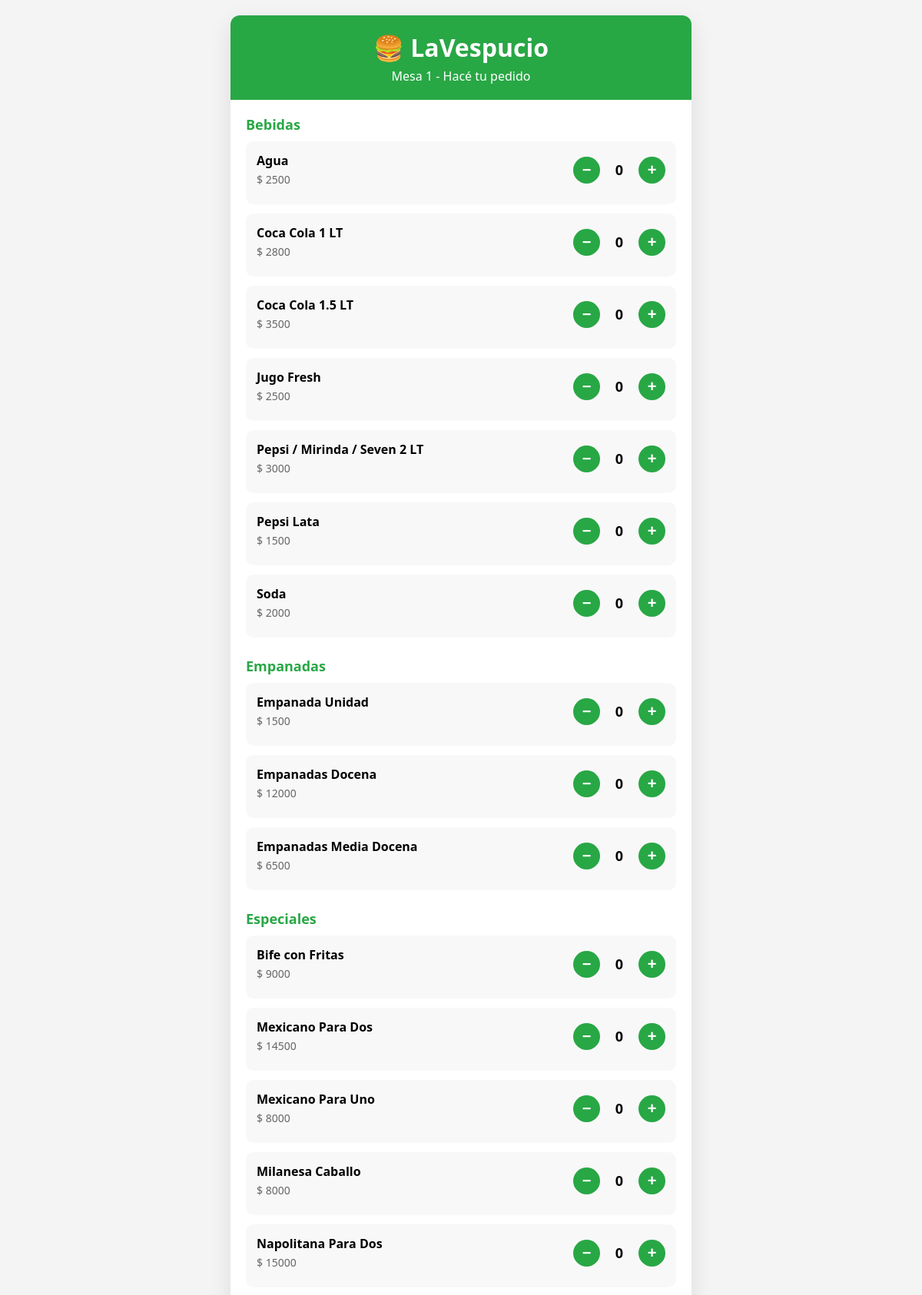
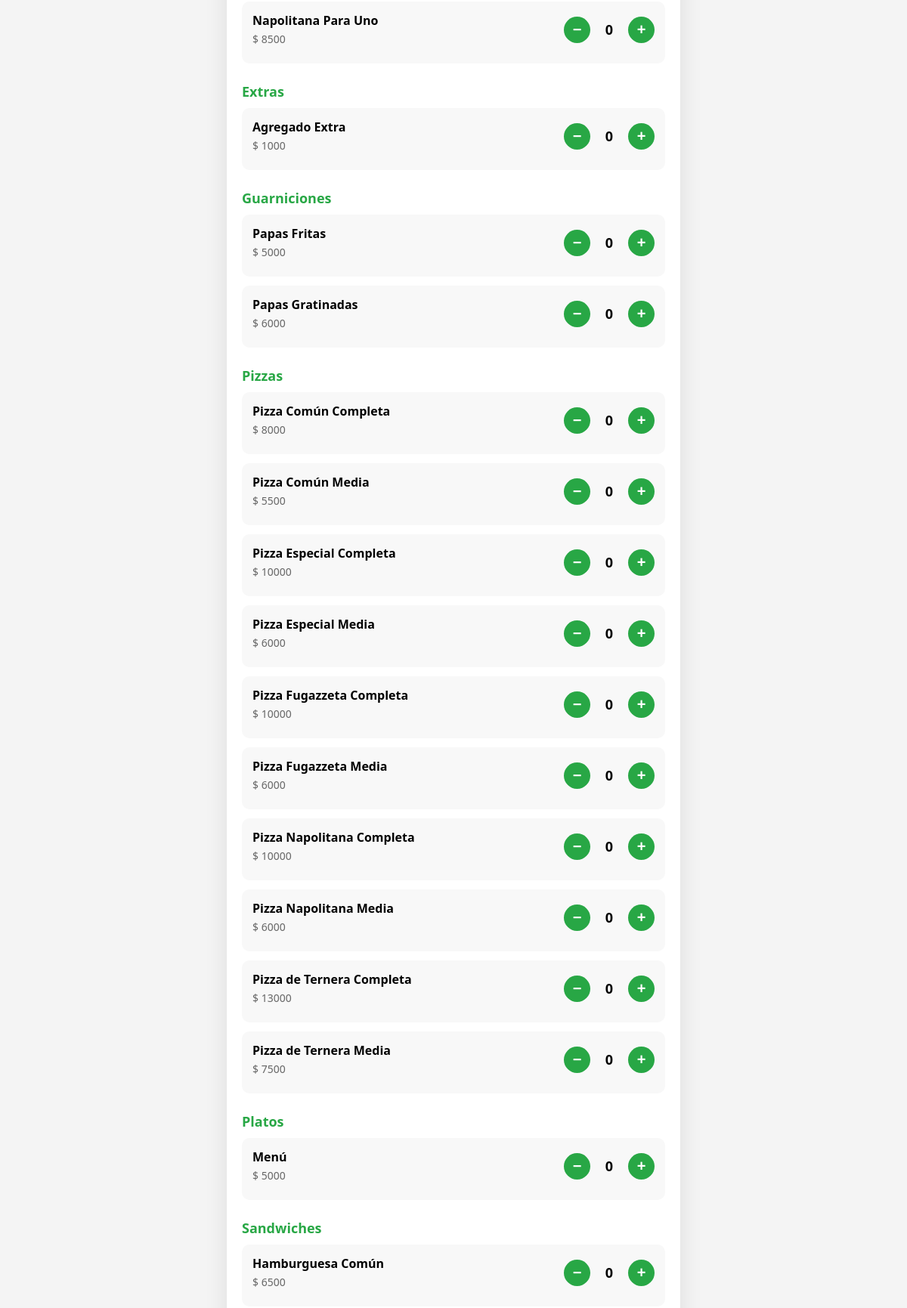
The app's page /mesa/1 (upper part) with its own data (2 pictures, top to bottom).
### tables this page shows
CREATE TABLE productos (
        id INTEGER PRIMARY KEY AUTOINCREMENT,
        nombre TEXT NOT NULL,
        precio INTEGER NOT NULL,
        categoria TEXT NOT NULL,
        stock INTEGER NOT NULL DEFAULT 0
    );

### app.py (the view, shortened to what this page needs)
@app.route("/mesa/<mesa>", methods=["GET", "POST"])
def mesa(mesa):
    with get_db() as con:
        productos = con.execute("SELECT * FROM productos WHERE precio > 0 ORDER BY categoria, nombre").fetchall()
        categorias = {}
        for p in productos:
            categorias.setdefault(p["categoria"], []).append(p)
    return render_template("mesa.html", categorias=categorias, mesa=mesa)

### app.py (called while the page is built)
@contextmanager
def get_db():
    con = sqlite3.connect("database.db", timeout=30.0, check_same_thread=False)
    con.row_factory = sqlite3.Row
    con.execute("PRAGMA journal_mode=WAL")
    try:
        yield con
    finally:
        con.close()

### templates/mesa.html (shortened to what this page needs)
<!DOCTYPE html>
<html lang="es">
<head>
</head>
<body>
<form method="POST" id="formPedido">
<div class="container">
    <div class="header">
        <h1>🍔 LaVespucio</h1>
        <p>Mesa {{ mesa }} - Hacé tu pedido</p>
    </div>
    <div class="content" id="productos-container">
        {% for categoria, items in categorias.items() %}
        <div class="categoria">
            <h2 class="categoria-title">{{ categoria }}</h2>
            {% for p in items %}
            <div class="producto" data-id="{{ p.id }}" data-nombre="{{ p.nombre }}" data-precio="{{ p.precio }}" data-tipo="{{ p.tipo }}">
                <div class="producto-header">
                    <div class="producto-info">
                        <strong>{{ p.nombre }}</strong>
                        <span class="precio">$ {{ p.precio }}</span>
                    </div>
                    <div class="producto-controls">
                        <button type="button" class="btn-qty btn-menos">−</button>
                        <span class="qty-display">0</span>
                        <button type="button" class="btn-qty btn-mas">+</button>
                    </div>
                </div>
            </div>
            {% endfor %}
        </div>
        {% endfor %}
    </div>
</div>
</form>
</body>
</html>

### templates/mesa.html (style rules this page uses)
* { margin:0; padding:0; box-sizing:border-box; }
body { font-family:'Segoe UI', Tahoma, Geneva, Verdana, sans-serif; background: #f4f4f4; padding:20px; }
.container { max-width:600px; margin:0 auto; background:white; border-radius:12px; box-shadow:0 10px 30px rgba(0,0,0,0.1); }
.header { padding:20px; text-align:center; background:#28a745; color:white; border-radius:12px 12px 0 0; }
.header h1 { margin-bottom:5px; }
.content { padding:20px; max-height:65vh; overflow-y:auto; }
.categoria { margin-bottom:25px; }
.categoria-title { font-weight:700; color:#28a745; margin-bottom:10px; font-size:18px; }
.producto { padding:12px; margin-bottom:12px; background:#f8f8f8; border-radius:10px; border:2px solid transparent; transition: all 0.3s; }
.producto-header { display:flex; justify-content:space-between; align-items:center; margin-bottom:8px; }
.producto-info strong { display:block; font-size:16px; margin-bottom:2px; }
.producto-info .precio { color:#666; font-size:14px; }
.producto-controls { display:flex; align-items:center; gap:10px; }
.btn-qty { width:35px; height:35px; border-radius:50%; border:none; background:#28a745; color:white; font-size:20px; font-weight:700; cursor:pointer; transition: 0.2s; }
.qty-display { min-width:30px; text-align:center; font-weight:700; font-size:18px; }

### records on screen
productos: categoria "Bebidas", nombre "Agua", precio "2500"
productos: nombre "Coca Cola 1 LT", precio "2800"
productos: nombre "Coca Cola 1.5 LT", precio "3500"
productos: nombre "Jugo Fresh", precio "2500"
productos: nombre "Pepsi / Mirinda / Seven 2 LT", precio "3000"
productos: nombre "Pepsi Lata", precio "1500"
productos: nombre "Soda", precio "2000"
productos: categoria "Empanadas", nombre "Empanada Unidad", precio "1500"
productos: nombre "Empanadas Docena", precio "12000"
productos: nombre "Empanadas Media Docena", precio "6500"
productos: categoria "Especiales", nombre "Bife con Fritas", precio "9000"
productos: nombre "Mexicano Para Dos", precio "14500"
productos: nombre "Mexicano Para Uno", precio "8000"
productos: nombre "Milanesa Caballo", precio "8000"
productos: nombre "Napolitana Para Dos", precio "15000"
productos: nombre "Napolitana Para Uno", precio "8500"
productos: categoria "Extras", nombre "Agregado Extra", precio "1000"
productos: categoria "Guarniciones", nombre "Papas Fritas", precio "5000"
productos: nombre "Papas Gratinadas", precio "6000"
productos: categoria "Pizzas", nombre "Pizza Común Completa", precio "8000"
productos: nombre "Pizza Común Media", precio "5500"
productos: nombre "Pizza Especial Completa", precio "10000"
productos: nombre "Pizza Especial Media", precio "6000"
productos: nombre "Pizza Fugazzeta Completa", precio "10000"
productos: nombre "Pizza Fugazzeta Media", precio "6000"
productos: nombre "Pizza Napolitana Completa", precio "10000"
productos: nombre "Pizza Napolitana Media", precio "6000"
productos: nombre "Pizza de Ternera Completa", precio "13000"
productos: nombre "Pizza de Ternera Media", precio "7500"
productos: categoria "Platos", nombre "Menú", precio "5000"
productos: categoria "Sandwiches", nombre "Hamburguesa Común", precio "6500"

### other values on screen
{{ mesa }} "1"
